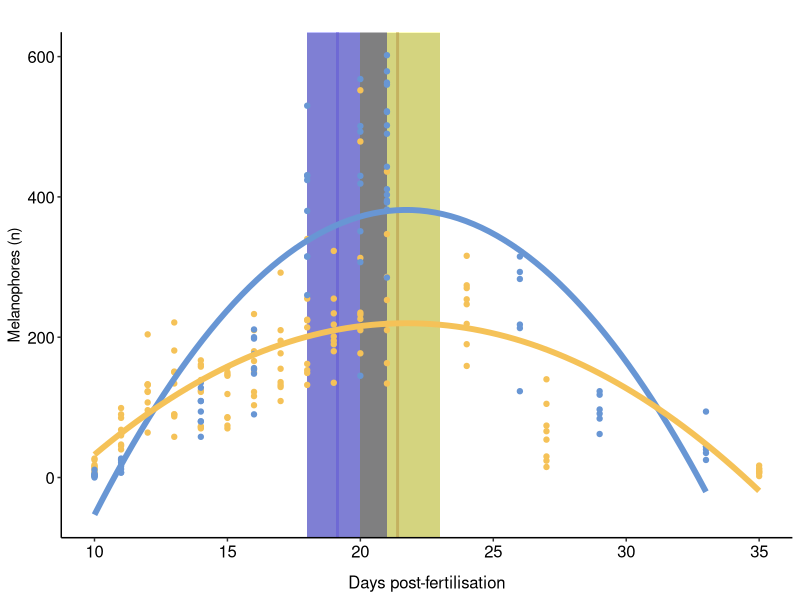
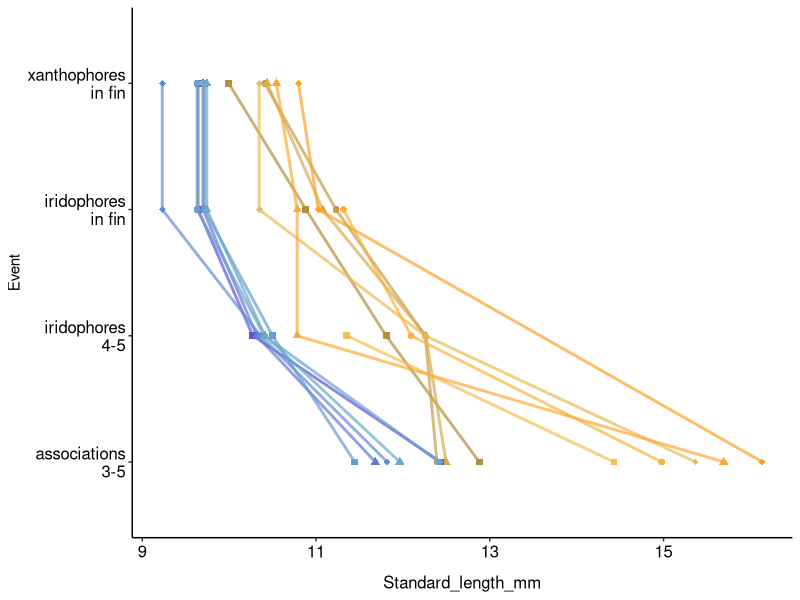
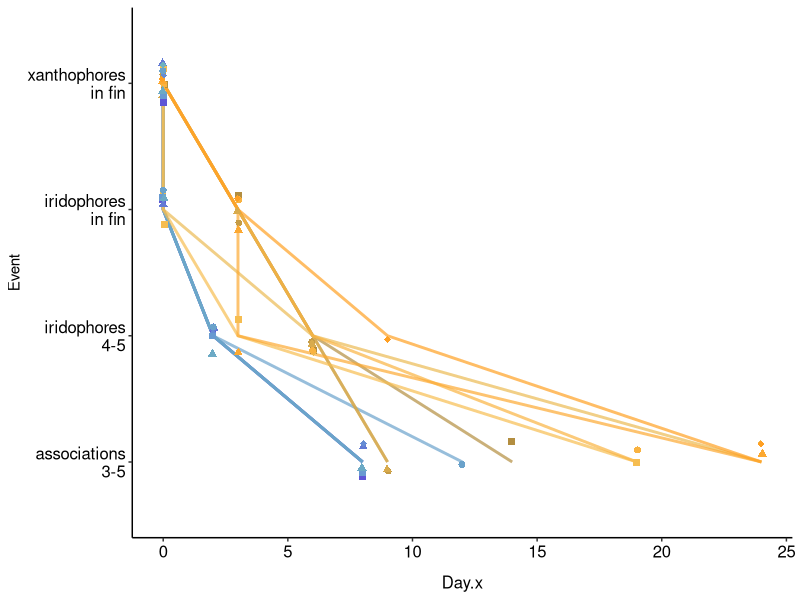
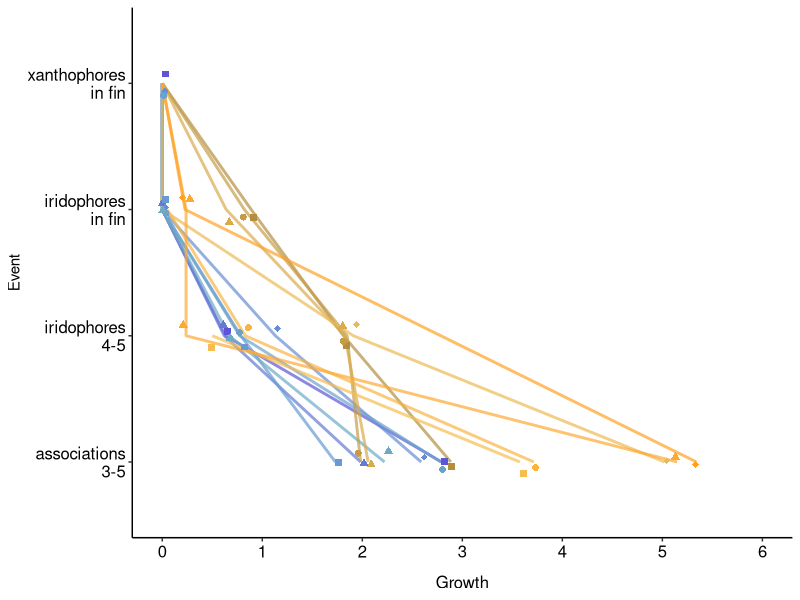
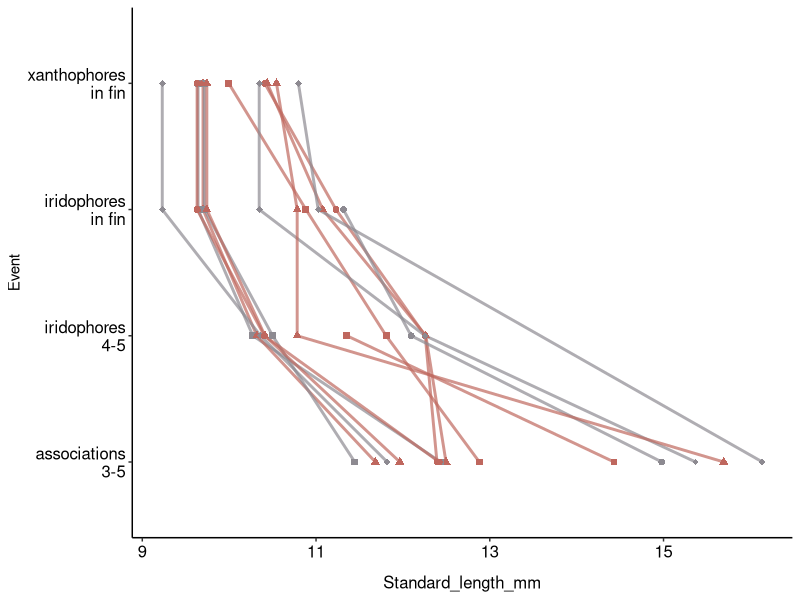
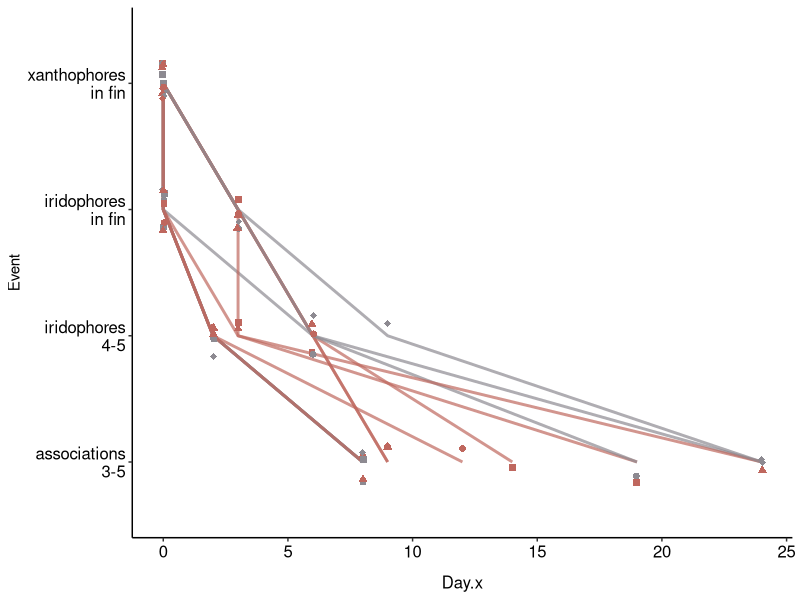
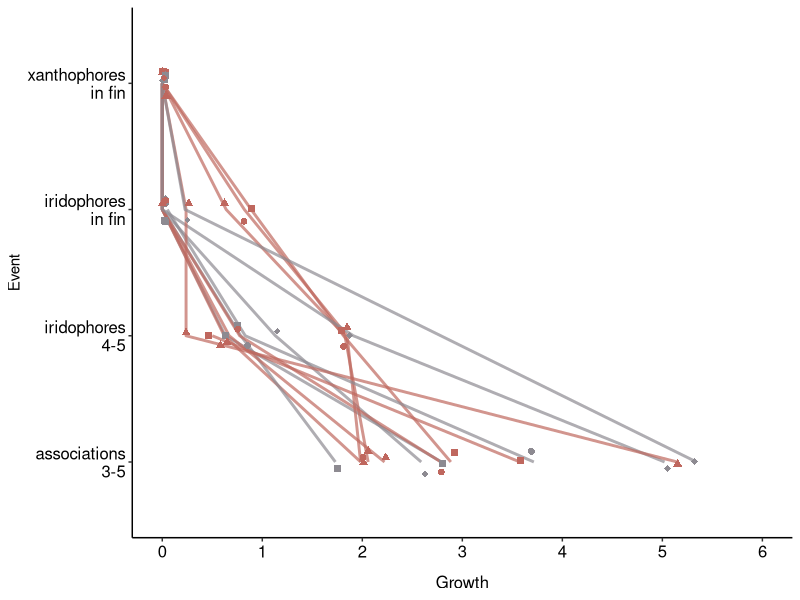
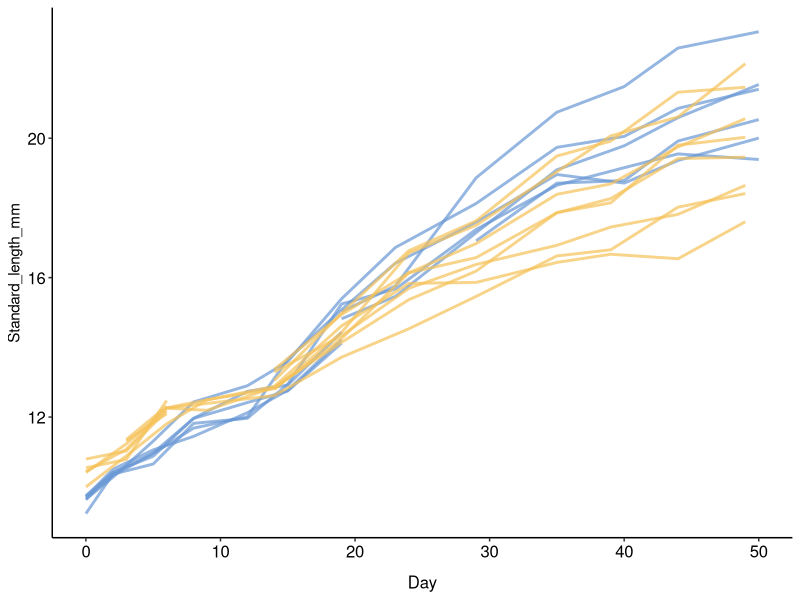

Write R code to recreate these figures, in order.
###packages---------------------------
library(tidyverse)
library (ggbeeswarm)

###settings -------------------------

#for size and appearance of plot geoms
alpha=0.7
pointsize <- 2
linesize <- 1
sixteenshapes = c(15, 16, 17, 18, 15, 16, 17, 18, 15, 16, 17, 18, 15, 16, 17, 18)

#For customising graph to remove standard R plot details
theme <- theme(panel.background = element_rect(fill = "white"),
               legend.position="none", 
               legend.title = element_blank(), 
               plot.title = element_text(hjust = 0.25, size = 12), 
               axis.text = element_text(size = 12, colour = "black"), 
               panel.border = element_blank(), 
               panel.grid.major = element_line(), 
               panel.grid.minor = element_line(), 
               axis.line = element_line(colour = "black", size = 0.5), 
               axis.title.x = element_text(size=12, margin = margin(t=10)))

#colours for plots
littoral= "#F5C258"
benthic="#6896D4"
female="#8D8A91"
male="#BF675E"
omb="plum"
Madingley="palegreen3"

socshall = "#B38E40" 
socdeep = "#6EB2C0"
yolkshall = "#F5C258"
yolkdeep = "#6896D4"
embshall = "#E6AC53"
embdeep = "#7477C7" 

#colour gradient-derived palette for trajectory plots figs 3 and S5
littoral_pal <- colorRampPalette(c("#B38E40", "#F5C258", "#FFA023"))
benthic_pal <- colorRampPalette(c("#5E55D6", "#6896D4", "#6EB2C0"))
morph_pal <- c(benthic_pal(8),littoral_pal(8))
deep_pal <- c(benthic_pal(10))

###common data -------------------------

#import SL measurements
SL <- read_csv("all standard lengths.csv")
#create unique identifiers for each row for matching to other datasets
SL$Indiv_day <- paste(SL$Individual, SL$Day, sep="_")

#create a column for SL growth
SL$Growth <- (SL$Standard_length_mm)- (SL$Initial_SL)

all_events <- read_csv("individual events for plotting all datasets standardised.csv")
colnames(all_events)

#create unique identifiers for each row matching with SL data
all_events$Indiv_day <- paste(all_events$Individual, all_events$Day, sep="_")

#join datasets by unique identifiers 
all_events_SL <- all_events %>% left_join(SL, by = "Indiv_day")

#check no data lost (number of rows the same, columns increase)
dim(all_events)
dim(all_events_SL)

all_events_SL$Growth <- (all_events_SL$Standard_length_mm)- (all_events_SL$Initial_SL)



#remove NA values from SL column
SL_skip <- SL[!is.na(SL$Standard_length_mm), ]

###data for fig 2 ---------------------

melano_numbers <- read.csv("Melanophore_coverage.csv", header = TRUE, sep = ",")


###plot for fig 2-------------------------

#See additional csv file titled "chromatophore_appearance_data.csv" for stats info included in plot

melano_plot <- ggplot(data = melano_numbers, 
                      #Use Aesthetic mapping (aes) to assign variables to the x and y axis
                      aes(x=dpf, y=Melanophore_numbers, 
                          colour = Morph))+
    #Add rectangle  for range of dpf iridophores appear for shallow morphs
  geom_rect(aes(xmin=20, xmax=23, ymin=Inf, ymax=-Inf), 
            fill=littoral, 
            alpha=0.01, 
            inherit.aes = FALSE) +
    #Add rectangle for range of dpf iridophores appear for deep morphs
  geom_rect(aes(xmin=18, xmax=21, ymin=Inf, ymax=-Inf), 
            fill=benthic, 
            alpha=0.01, 
            inherit.aes = FALSE) +
    #Add a line for mean iridophores appearance dpf in shallow morphs
  geom_vline(xintercept = 21.4, 
             color = "#B38E40", 
             alpha = 0.5, 
             size = 1)+
    #Add a line for mean iridophores appearance dpf in deep morphs
  geom_vline(xintercept = 19.14, 
             color = "#5E55D6", 
             alpha = 0.5, 
             size = 1)+
    #add data points
  geom_point(alpha=1, size =1.5)+
    #Add a linear model polynomial trendline to the melanophore datapoints
  geom_smooth(aes(x = dpf, y = Melanophore_numbers, color = Morph), method = lm, formula = y ~ poly(x, 2), se = FALSE, size = 2)+
  scale_color_manual(values = c(benthic, littoral))+
  labs(title = " ", x ="Days post-fertilisation", y= "Melanophores (n)")+
    #add theme
  theme

#Diaplay 
melano_plot
###data subsets for fig 3 and S3-------------------------------

#extract only yolk cohort data
FS_events_SL <- subset(all_events_SL, 
                       Cohort == "c yolk_shallow" | 
                       Cohort == "d yolk_deep")

#make a subset dataframe with only earliest events
ag_start <- subset(FS_events_SL, 
                   Event == "iridophores in fin" | 
                     Event == "xanthophores in fin" |
                     Event == "associations 3-5" |
                     Event == "iridophores 4-5" )

#reorder levels
ag_start$Event <- factor(ag_start$Event, levels=c("associations 3-5",
                                                  "iridophores 4-5", 
                                                  "iridophores in fin",
                                                  "xanthophores in fin"))
#further subsets by morph
ag_start_shallow <- subset(ag_start, Morph.x == "Littoral")
ag_start_deep <- subset(ag_start, Morph.x == "Benthic")

###plots for fig 3-----------------------------------

#Trajectory by SL and morph differentiated by indiv with morph palette

traj_SL_indiv <- ggplot(ag_start, 
                        mapping = aes(x=Standard_length_mm, 
                                      y=Event, colour = Individual.x, 
                                      group =Individual.x,
                                      shape=Individual.x))+
  scale_colour_manual("",values = morph_pal)+
  geom_line(alpha = alpha, size=linesize)+
  geom_point(alpha = 1, size = pointsize)+
  scale_shape_manual(values = sixteenshapes)+
  theme+
  scale_y_discrete(labels = function(x) lapply(strwrap(x, width = 10, simplify = FALSE), paste, collapse="\n"))

traj_SL_indiv

#Trajectory by day and morph differentiated by indiv with morph palette

traj_day_indiv <- ggplot(ag_start, 
                         mapping = aes(x=Day.x, 
                                       y=Event, colour = Individual.x, 
                                       group =Individual.x,
                                       shape=Individual.x))+
  geom_line(alpha = alpha, size = linesize)+
  geom_jitter(alpha = 1, height=0.17, width=0.04, size = pointsize)+
  scale_colour_manual("",values = morph_pal)+
  scale_shape_manual(values = sixteenshapes)+
  theme+
  scale_y_discrete(labels = function(x) lapply(strwrap(x, width = 10, simplify = FALSE), paste, collapse="\n"))

traj_day_indiv

#Trajectory by growth and morph differentiated by indiv with morph palette

traj_growth_indiv <- ggplot(ag_start, 
                            mapping = aes(x=Growth, 
                                          y=Event, colour = Individual.x, 
                                          group =Individual.x,
                                          shape=Individual.x))+
  geom_line(alpha=alpha, size=linesize)+
  geom_jitter(alpha = 1, height=0.1, width = 0.04, size = pointsize)+
  scale_colour_manual("",values = morph_pal)+
  scale_x_continuous(limits = c(0,6), n.breaks=6 )+
  scale_shape_manual(values=sixteenshapes)+
  theme+
  scale_y_discrete(labels = function(x) lapply(strwrap(x, width = 10, simplify = FALSE), paste, collapse="\n"))

traj_growth_indiv


###plots for fig S3--------------------

#3 trajectories coloured by sex (day, SL, growth)

traj_SL_indiv_sex <- ggplot(ag_start, 
                        mapping = aes(x=Standard_length_mm, 
                                      y=Event, colour = Sex.x, 
                                      group =Individual.x,
                                      shape=Individual.x))+
  scale_colour_manual("",values = c(female, male))+
  geom_line(alpha = alpha, size=linesize)+
  geom_point(alpha = 1, size = pointsize)+
  scale_shape_manual(values = sixteenshapes)+
  theme+
  scale_y_discrete(labels = function(x) lapply(strwrap(x, width = 10, simplify = FALSE), paste, collapse="\n"))

traj_SL_indiv_sex

traj_day_indiv_sex <- ggplot(ag_start, 
                         mapping = aes(x=Day.x, 
                                       y=Event, colour = Sex.x, 
                                       group =Individual.x,
                                       shape=Individual.x))+
  geom_line(alpha = alpha, size = linesize)+
  geom_jitter(alpha = 1, height=0.17, width=0.04, size = pointsize)+
  scale_colour_manual("",values = c(female, male))+
  scale_shape_manual(values = sixteenshapes)+
  theme+
  scale_y_discrete(labels = function(x) lapply(strwrap(x, width = 10, simplify = FALSE), paste, collapse="\n"))

traj_day_indiv_sex

traj_growth_indiv_sex <- ggplot(ag_start, 
                            mapping = aes(x=Growth, 
                                          y=Event, colour = Sex.x, 
                                          group =Individual.x,
                                          shape=Individual.x))+
  geom_line(alpha=alpha, size=linesize)+
  geom_jitter(alpha = 1, height=0.1, width = 0.04, size = pointsize)+
  scale_colour_manual("",values = c(female, male))+
  scale_x_continuous(limits = c(0,6), n.breaks=6 )+
  scale_shape_manual(values=sixteenshapes)+
  theme+
  scale_y_discrete(labels = function(x) lapply(strwrap(x, width = 10, simplify = FALSE), paste, collapse="\n"))

traj_growth_indiv_sex

#SL day growth correlations

SL_FS <- filter(SL, Group == "benthic_freeswim" |
                  Group == "littoral_freeswim")

SL_day_FS <- ggplot(SL_FS, mapping = aes(x=Day, y=Standard_length_mm, 
                            group_by = Individual, colour = Group))+
  geom_line(size=linesize, alpha=alpha)+
  scale_colour_manual(values=c(benthic, littoral))+
  theme

SL_day_FS

SL_day_FS_sex <- ggplot(SL_FS, mapping = aes(x=Day, y=Standard_length_mm, 
                            group_by = Individual, colour = Sex))+
  geom_line(size=linesize, alpha=alpha)+
  scale_colour_manual(values=c(female, male))+
  theme

SL_day_FS_sex

### data subsets for fig 5---------------------------------

all_ag_start <- subset(all_events_SL, 
                       Event == "iridophores in fin" | 
                         Event == "associations 3-5" |
                         Event == "iridophores 4-5" )

###plots for fig 5 ------------------


plasticity_days <-ggplot(data = all_ag_start, 
                         mapping = aes(x=Day.x, 
                                       y=Event,
                                       fill = Cohort,
                                       colour=Cohort))+
  geom_violin(alpha=0.7, size=0.5, trim=FALSE, scale = "width",
              position=position_dodge(width=0.7))+
  geom_quasirandom(dodge.width = 0.7, groupOnX = F, varwidth = TRUE)+
  labs(title = " ", x="Day", y=" ")+
  scale_colour_manual(values=c(socshall, socdeep, yolkshall, yolkdeep, embshall, embdeep))+
  scale_fill_manual(values=c(socshall, socdeep, yolkshall, yolkdeep, embshall, embdeep))+
  theme+
  xlim(0,38)+
  scale_y_discrete(labels = function(x) lapply(strwrap(x, width = 10, simplify = FALSE), paste, collapse="\n"))

plasticity_days

plasticity_SL <-ggplot(data = all_ag_start, 
                       mapping = aes(x=Standard_length_mm, 
                                     y=Event,
                                     fill = Cohort,
                                     colour=Cohort))+
  geom_violin(alpha=0.7, size=0.5, trim=FALSE, scale = "width",
              position=position_dodge(width=0.7))+
  geom_quasirandom(dodge.width = 0.7, groupOnX = F, varwidth = TRUE)+
  labs(title = " ", x="SL (mm)", y=" ")+
  scale_colour_manual(values=c(socdeep, yolkshall, yolkdeep, embshall, embdeep))+
  scale_fill_manual(values=c(socdeep, yolkshall, yolkdeep, embshall, embdeep))+
  theme+
  xlim(8,21)+
  scale_y_discrete(labels = function(x) lapply(strwrap(x, width = 10, simplify = FALSE), paste, collapse="\n"))

plasticity_SL

plasticity_growth <-ggplot(data = all_ag_start, 
                           mapping = aes(x=Growth, 
                                         y=Event,
                                         fill = Cohort,
                                         colour=Cohort))+
  geom_violin(alpha=0.7, size=0.5, trim=FALSE, scale = "width",
              position=position_dodge(width=0.7))+
  geom_quasirandom(dodge.width = 0.7, groupOnX = F, varwidth = TRUE)+
  labs(title = " ", x="Growth (mm)", y=" ")+
  scale_colour_manual(values=c(socdeep, yolkshall, yolkdeep, embshall, embdeep))+
  scale_fill_manual(values=c(socdeep, yolkshall, yolkdeep, embshall, embdeep))+
  theme+
  xlim(0,8)+
  scale_y_discrete(labels = function(x) lapply(strwrap(x, width = 10, simplify = FALSE), paste, collapse="\n"))

plasticity_growth

### data subsets for S5------------------

DA_events_SL <- subset(all_events_SL, 
                       Cohort == "b socialised_deep")

#make a subset dataframe with only earliest events
DAag_start <- subset(DA_events_SL, 
                     Event == "iridophores in fin" | 
                       Event == "xanthophores in fin" |
                       Event == "associations 3-5" |
                       Event == "iridophores 4-5" )

#reorder levels
DAag_start$Event <- factor(DAag_start$Event, levels=c("associations 3-5",
                                                      "iridophores 4-5", 
                                                      "iridophores in fin",
                                                      "xanthophores in fin"))
###plots for S5-------------------------

#Trajectory by SL by individual

traj_SL_indiv <- ggplot(DAag_start, 
                        mapping = aes(x=Standard_length_mm, 
                                      y=Event, colour = Individual.x, 
                                      group =Individual.x,
                                      shape=Individual.x))+
  scale_colour_manual("",values = deep_pal)+
  geom_line(alpha = alpha, size=linesize)+
  geom_point(alpha = 1, size = pointsize)+
  scale_shape_manual(values = sixteenshapes)+
  theme+
  scale_y_discrete(labels = function(x) lapply(strwrap(x, width = 10, simplify = FALSE), paste, collapse="\n"))

traj_SL_indiv

#Trajectory by day by individual

traj_day_indiv <- ggplot(DAag_start, 
                         mapping = aes(x=Day.x, 
                                       y=Event, colour = Individual.x, 
                                       group =Individual.x,
                                       shape=Individual.x))+
  geom_line(size=linesize, alpha=alpha)+
  geom_jitter(alpha = 1, height=0.17, width=0.04, size = pointsize)+
  scale_colour_manual("",values = deep_pal)+
  scale_shape_manual(values = sixteenshapes)+
  theme+
  scale_y_discrete(labels = function(x) lapply(strwrap(x, width = 10, simplify = FALSE), paste, collapse="\n"))

traj_day_indiv


#Trajectory by growth by individual

traj_growth_indiv <- ggplot(DAag_start, 
                            mapping = aes(x=Growth, 
                                          y=Event, colour = Individual.x, 
                                          group =Individual.x,
                                          shape=Individual.x))+
  geom_line(size=linesize, alpha = alpha)+
  geom_jitter(alpha = 1, height=0.17, width=0.04, size = pointsize)+
  scale_colour_manual("",values = deep_pal)+
  xlim(0,6)+
  scale_shape_manual(values = sixteenshapes)+
  theme+
  scale_y_discrete(labels = function(x) lapply(strwrap(x, width = 10, simplify = FALSE), paste, collapse="\n"))

traj_growth_indiv


### by clutch

#Trajectory by SL by clutch

traj_SL_clutch <- ggplot(DAag_start, 
                         mapping = aes(x=Standard_length_mm, 
                                       y=Event, colour = Clutch.x, 
                                       group =Individual.x,
                                       shape=Individual.x))+
  scale_colour_manual("",values = c(Madingley, omb))+
  geom_line(alpha=alpha, size=linesize)+
  geom_point(alpha = 1, size = pointsize)+
  scale_shape_manual(values = sixteenshapes)+
  theme+
  scale_y_discrete(labels = function(x) lapply(strwrap(x, width = 10, simplify = FALSE), paste, collapse="\n"))

traj_SL_clutch

#Trajectory by day by clutch

traj_day_clutch <- ggplot(DAag_start, 
                          mapping = aes(x=Day.x, 
                                        y=Event, colour = Clutch.x, 
                                        group =Individual.x,
                                        shape=Individual.x))+
  scale_colour_manual("",values = c(Madingley, omb))+
  geom_line(alpha=alpha, size=linesize)+
  geom_jitter(alpha = 1, height=0.17, width=0.04, size = pointsize)+
  scale_shape_manual(values = sixteenshapes)+
  theme+
  scale_y_discrete(labels = function(x) lapply(strwrap(x, width = 10, simplify = FALSE), paste, collapse="\n"))

traj_day_clutch


#Trajectory by growth by clutch

traj_growth_clutch <- ggplot(DAag_start, 
                             mapping = aes(x=Growth, 
                                           y=Event, colour = Clutch.x, 
                                           group =Individual.x,
                                           shape=Individual.x))+
  scale_colour_manual("",values = c(Madingley, omb))+
  geom_line(size = linesize, alpha = alpha)+
  geom_jitter(alpha = 1, height=0.17, width=0.04, size = pointsize)+
  xlim(0,6)+
  scale_shape_manual(values = sixteenshapes)+
  theme+
  scale_y_discrete(labels = function(x) lapply(strwrap(x, width = 10, simplify = FALSE), paste, collapse="\n"))

traj_growth_clutch


##by sex

#Trajectory by SL by sex

traj_SL_indiv <- ggplot(DAag_start, 
                        mapping = aes(x=Standard_length_mm, 
                                      y=Event, colour = Sex.x, 
                                      group =Individual.x,
                                      shape=Individual.x))+
  scale_colour_manual("",values = c(female, male))+
  geom_line(alpha = alpha, size=linesize)+
  geom_point(alpha = 1, size = pointsize)+
  scale_shape_manual(values = sixteenshapes)+
  theme+
  scale_y_discrete(labels = function(x) lapply(strwrap(x, width = 10, simplify = FALSE), paste, collapse="\n"))

traj_SL_indiv

#Trajectory by day by sex

traj_day_indiv <- ggplot(DAag_start, 
                         mapping = aes(x=Day.x, 
                                       y=Event, colour = Sex.x, 
                                       group =Individual.x,
                                       shape=Individual.x))+
  geom_line(size=linesize, alpha=alpha)+
  geom_jitter(alpha = 1, height=0.17, width=0.04, size = pointsize)+
  scale_colour_manual("",values = c(female,male))+
  scale_shape_manual(values = sixteenshapes)+
  theme+
  scale_y_discrete(labels = function(x) lapply(strwrap(x, width = 10, simplify = FALSE), paste, collapse="\n"))

traj_day_indiv


#Trajectory by growth by sex

traj_growth_indiv <- ggplot(DAag_start, 
                            mapping = aes(x=Growth, 
                                          y=Event, colour = Sex.x, 
                                          group =Individual.x,
                                          shape=Individual.x))+
  scale_colour_manual("",values = c(female,male))+
  geom_line(size=linesize, alpha = alpha)+
  geom_jitter(alpha = 1, height=0.17, width=0.04, size = pointsize)+
  scale_shape_manual(values = sixteenshapes)+
  theme+
  xlim(0,6)+
  scale_y_discrete(labels = function(x) lapply(strwrap(x, width = 10, simplify = FALSE), paste, collapse="\n"))

traj_growth_indiv


###plots for S6-------------------------

#SL day growth correlations for all cohorts (with measured SLs)

all_SL_day <- ggplot(SL_skip, mapping = aes(x=Day, y=Standard_length_mm, 
                              group_by = Individual, colour = Group))+
  geom_line(size=linesize, alpha=alpha)+
  scale_colour_manual(values = c(socdeep,embshall,yolkdeep,embdeep,yolkshall))+
  theme

all_SL_day

all_growth_day <- ggplot(SL_skip, mapping = aes(x=Day, y=Growth, 
                              group_by = Individual, colour = Group))+
  geom_line(size=linesize, alpha=alpha)+
  scale_colour_manual(values = c(socdeep,embshall,yolkdeep,embdeep,yolkshall))+
  theme

all_growth_day

## SL day growth correlations for deep socialised

SL_DA_skip <- filter(SL_skip, Group == "benthic_adult")

SL_day_DA <- ggplot(SL_DA_skip, mapping = aes(x=Day, y=Standard_length_mm, group_by = Individual, colour = Sex))+
  geom_line(size=linesize, alpha=alpha)+
  xlim(0,149)+
  scale_colour_manual(values=c(female,male))+
  theme

SL_day_DA

SL_day_DA_clutch <- ggplot(SL_DA_skip, mapping = aes(x=Day, y=Standard_length_mm, group_by = Individual, colour = Clutch))+
  geom_line(size=linesize, alpha=alpha)+
  xlim(0,149)+
  scale_colour_manual(values=c(Madingley, omb))+
  theme

SL_day_DA_clutch
